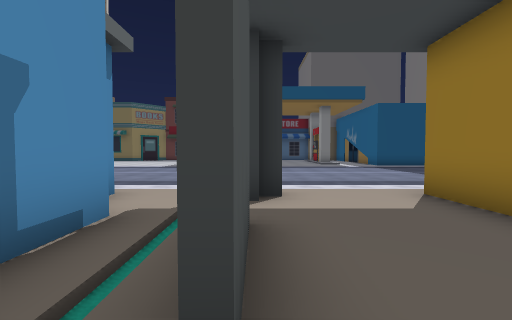
view 1 (above)

19 first-person views from a walk through a 3-D level made in the Unity game engine. The camera is 1.3 m above the floor, tilts 2° down and sees 90° across. The floor is counted in squares, 1.69 m on a side. Each view is taken from the middle of a square. On the plan, view 1 faces up. The plan holds only what a view shows up to about 10 squares ahead; the rest is blank. The place goes on beyond the plan. The player character is not drawn. Some surface patterns are stand-ins.

view 2
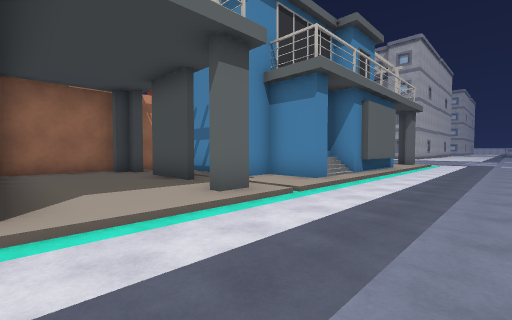

view 3
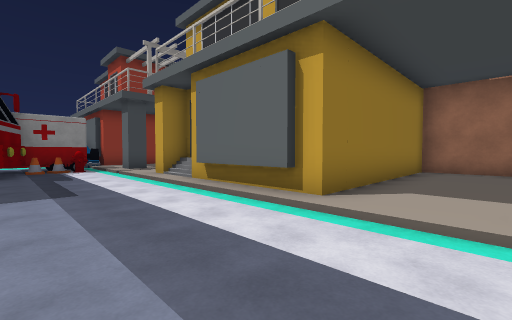

view 4
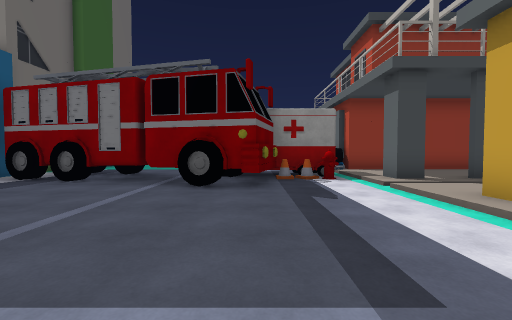

view 5
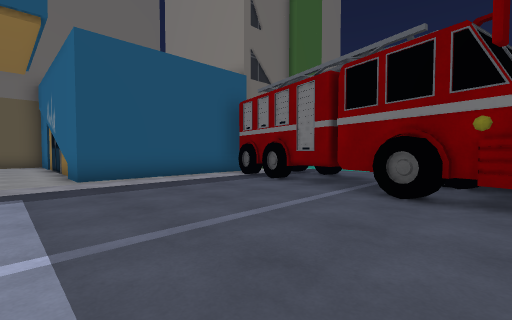

view 6
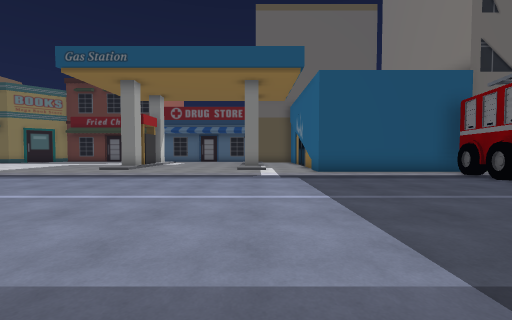

view 7
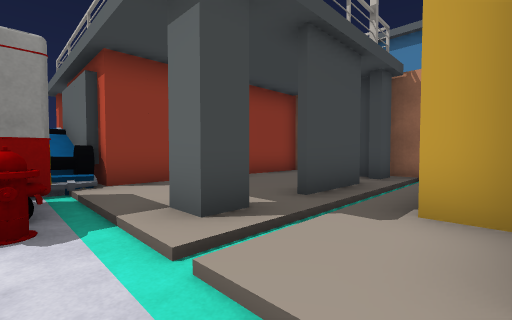

view 8
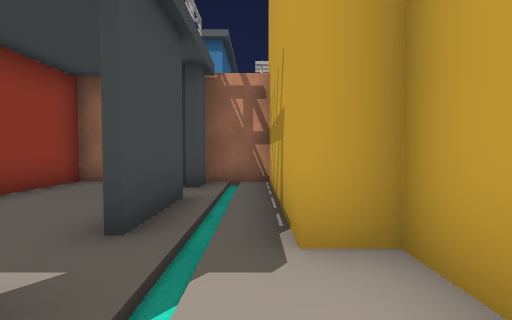

view 9
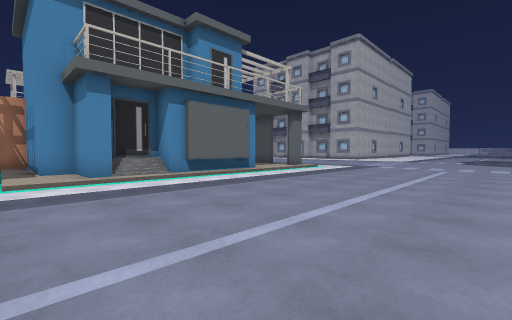

view 10
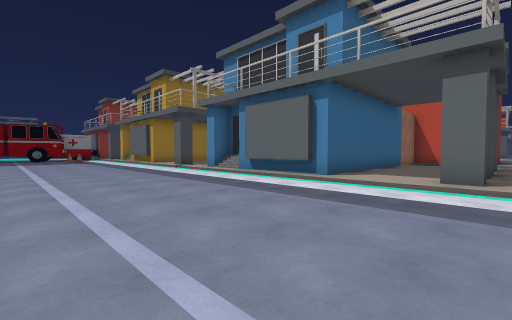

view 11
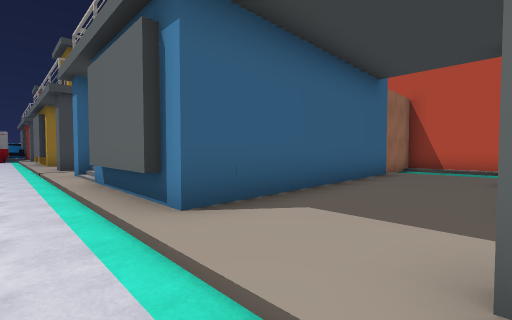

view 12
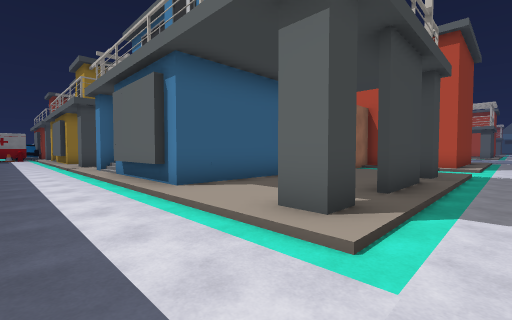

view 13
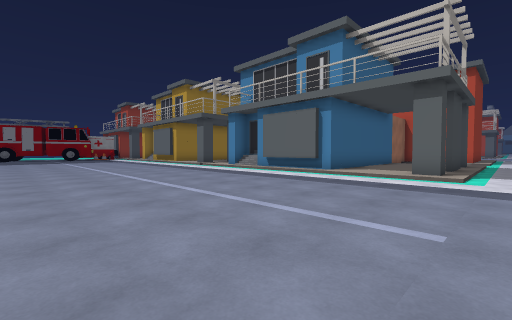

view 14
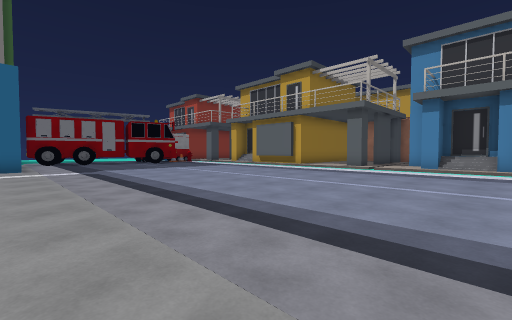

view 15
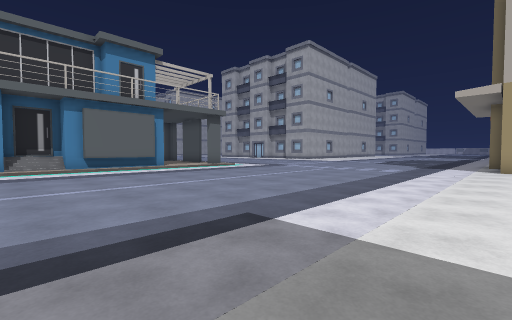

view 16
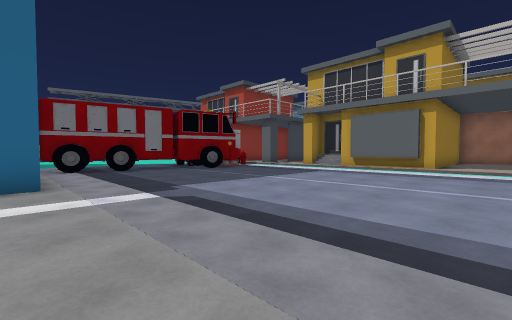

view 17
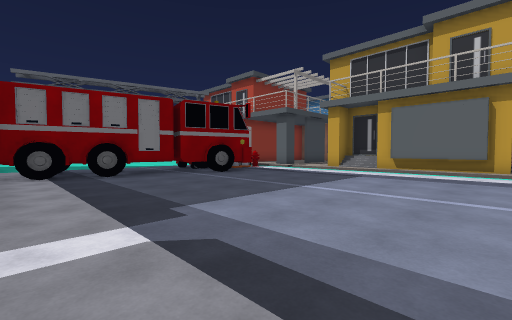

view 18
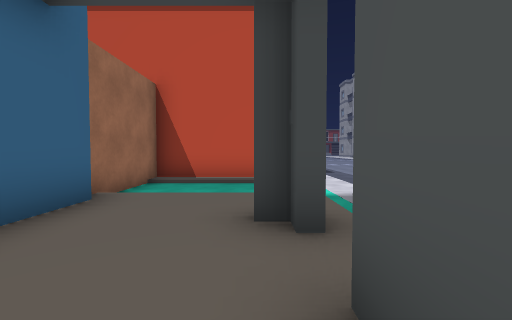

view 19
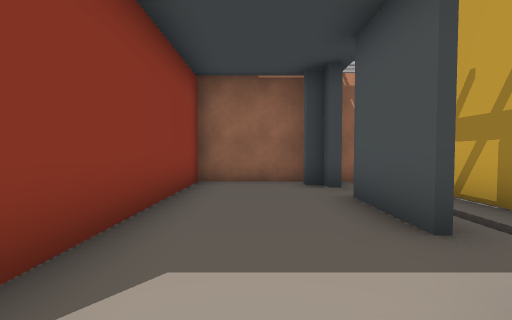

### Floor plan
Key: @ floor where view 1 was taken; # wall or solid block; . main floor; : floor 0.25 m higher than the main floor; / step, stairs or slope; B building; O other object.
Columns run from 13 left of view 1 to 18 right of it. Each row starts with its distance up from view 1.
 16 .....................######BB
 15 .........................OO
 14 .........................OO
 13 .........................OOO.
 12 .........................OOO.
 11 ........................OOO..
 10 ........................OO
  9 ........................OO
  8 ........................OOO
  7 .........................OO
  6 .........................O#
  5 ./////##/////////###////////OOOO
  4 ./#::######:/#::#######://::#
  3 ./:::#    ##/:::#     #:::::#
  2 .#:::#     #/#::#     #:#:::#
  1 .#:::#     #/#::#     #:#:::#
  0 ./:::#     #/@::#     #:::::#
 -1 ./#::#     #/#::#     #:##::#
 -2 ./:::#     ######     #######
 -3 .....#
 -4 .....#
 -5 .////#
 -6 ./####

Where each view was taken, in squares from view 1:
view 1: 0 up, 0 right, facing up
view 2: 8 up, 3 right, facing down-left
view 3: 8 up, 1 right, facing down-right
view 4: 8 up, 5 right, facing right
view 5: 8 up, 6 right, facing up-right
view 6: 6 up, 5 right, facing up
view 7: 6 up, 9 right, facing down-right
view 8: 5 up, 10 right, facing down
view 9: 12 up, 1 left, facing down-left
view 10: 11 up, 12 left, facing down-right
view 11: 6 up, 11 left, facing down-right
view 12: 7 up, 13 left, facing down-right
view 13: 13 up, 13 left, facing down-right
view 14: 16 up, 5 left, facing down-right
view 15: 16 up, 3 left, facing down-left
view 16: 16 up, 1 right, facing down-right
view 17: 15 up, 3 right, facing down-right
view 18: 2 up, 11 left, facing down
view 19: 5 up, 13 right, facing down
